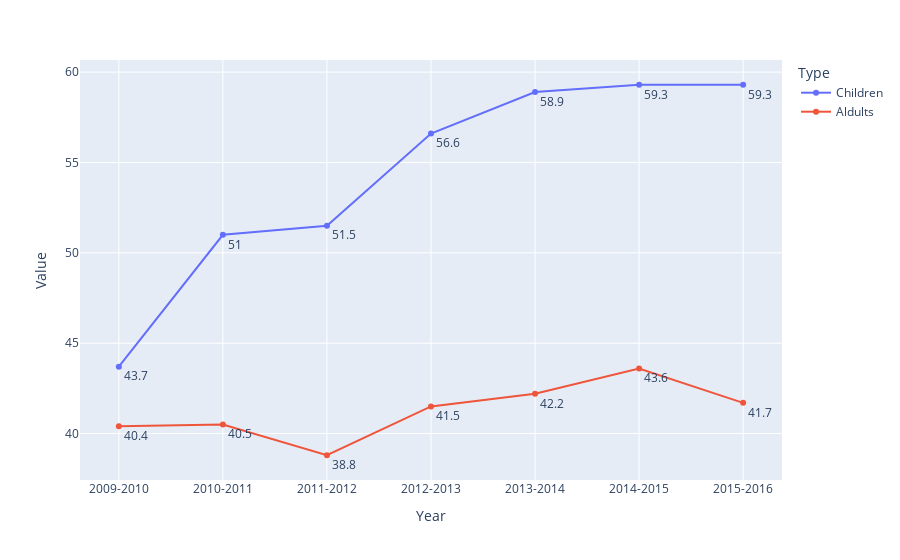

Here is the notebook cell this chart was saved with:
### Markdown cell above
3.tiêm nhiều vacxin nhất

### Code cell
import pandas as pd
data = pd.read_csv('vaccine.csv')
data.head()

import plotly.express as px
fig = px.line(data, x="Year", y="Value", color="Type", text="Value", markers=True)
fig.update_traces(textposition="bottom right")
fig.show()

### Figure 1 — Plotly figure (JSON) as saved in the notebook; plotly's stock layout.template omitted (floating-point values rounded to 4 significant figures)
{"data": [{"hovertemplate": "Type=Children<br>Year=%{x}<br>Value=%{text}<extra></extra>", "legendgroup": "Children", "line": {"color": "#636efa", "dash": "solid"}, "marker": {"symbol": "circle"}, "mode": "markers+lines+text", "name": "Children", "orientation": "v", "showlegend": true, "text": [43.7, 51, 51.5, 56.6, 58.9, 59.3, 59.3], "textposition": "bottom right", "type": "scatter", "x": ["2009-2010", "2010-2011", "2011-2012", "2012-2013", "2013-2014", "2014-2015", "2015-2016"], "xaxis": "x", "y": [43.7, 51, 51.5, 56.6, 58.9, 59.3, 59.3], "yaxis": "y"}, {"hovertemplate": "Type=Aldults<br>Year=%{x}<br>Value=%{text}<extra></extra>", "legendgroup": "Aldults", "line": {"color": "#EF553B", "dash": "solid"}, "marker": {"symbol": "circle"}, "mode": "markers+lines+text", "name": "Aldults", "orientation": "v", "showlegend": true, "text": [40.4, 40.5, 38.8, 41.5, 42.2, 43.6, 41.7], "textposition": "bottom right", "type": "scatter", "x": ["2009-2010", "2010-2011", "2011-2012", "2012-2013", "2013-2014", "2014-2015", "2015-2016"], "xaxis": "x", "y": [40.4, 40.5, 38.8, 41.5, 42.2, 43.6, 41.7], "yaxis": "y"}], "layout": {"legend": {"title": {"text": "Type"}, "tracegroupgap": 0}, "margin": {"t": 60}, "xaxis": {"anchor": "y", "domain": [0, 1], "title": {"text": "Year"}}, "yaxis": {"anchor": "x", "domain": [0, 1], "title": {"text": "Value"}}}}
